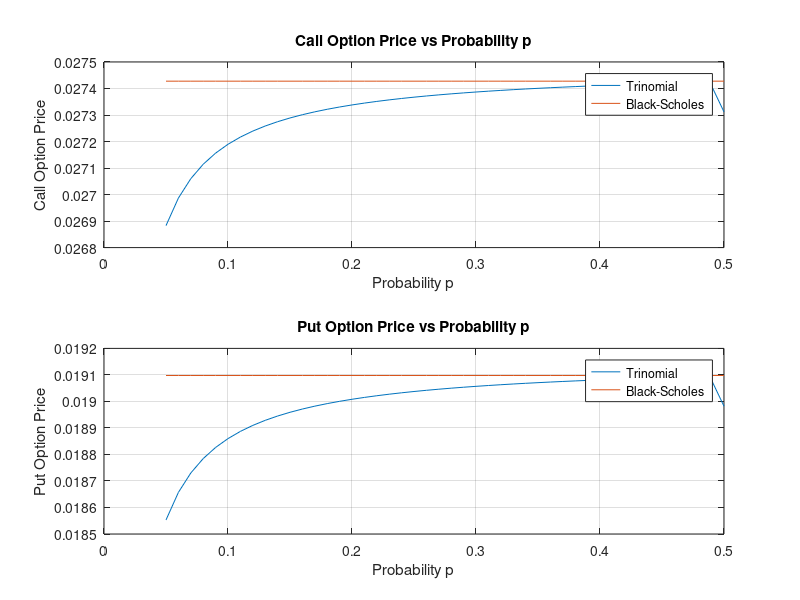
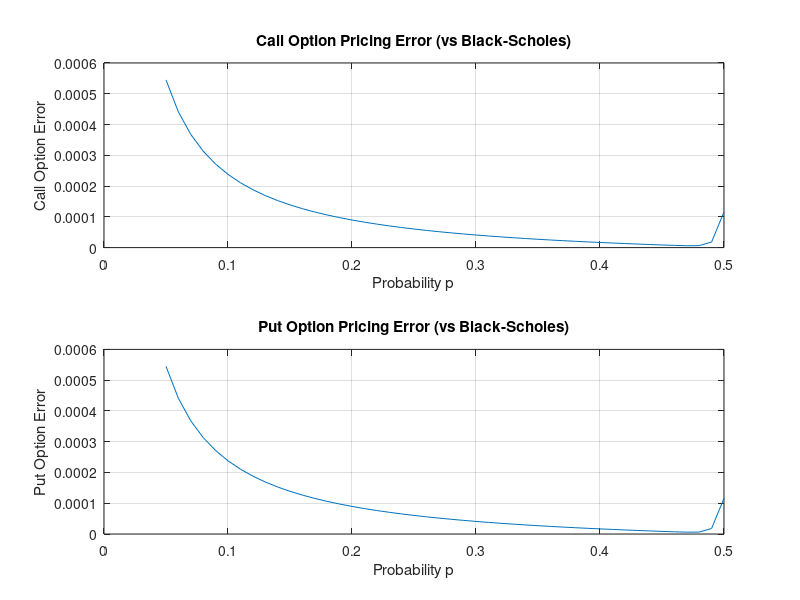

Write MATLAB code to recreate these figures, in order.
% Main script for trinomial model option pricing
function trinomial_option_pricing()
    % Parameters
    N = 50;          % Number of steps
    T = 1/12;        % Time to expiration (1 month)
    h = T/N;         % Time step size
    S0 = 10;         % Initial stock price
    K = 10;          % Strike price
    r = 0.01;        % Risk-free rate
    sigma = 0.02;    % Volatility
    
    % Define payoff functions for call and put
    call_payoff = @(x) max(x - K, 0);
    put_payoff = @(x) max(K - x, 0);
    
    % Probability range to test
    p_values = 0.05:0.01:0.5;
    
    % Initialize arrays for results
    call_prices = zeros(size(p_values));
    put_prices = zeros(size(p_values));
    bs_call = zeros(size(p_values));
    bs_put = zeros(size(p_values));
    errors_call = zeros(size(p_values));
    errors_put = zeros(size(p_values));
    
    % Calculate Black-Scholes prices (constant for all p)
    [bs_call_price, bs_put_price] = blsprice(S0, K, r, T, sigma);
    
    for i = 1:length(p_values)
        p = p_values(i);
        
        % Calculate u parameter
        u = sigma * sqrt(h / (2 * p));
        
        % Generate stock price tree
        S = StockPricesNew(S0, N, u);
        
        % Calculate option prices
        call_price = OptionPricesNew(S, call_payoff, r, p, h, u);
        put_price = OptionPricesNew(S, put_payoff, r, p, h, u);
        
        % Store results
        call_prices(i) = call_price;
        put_prices(i) = put_price;
        bs_call(i) = bs_call_price;
        bs_put(i) = bs_put_price;
        errors_call(i) = abs(call_price - bs_call_price);
        errors_put(i) = abs(put_price - bs_put_price);
    end
    
    % Display results
    fprintf('Trinomial Model Option Pricing Results:\n');
    fprintf('S0 = %.2f, K = %.2f, r = %.3f, sigma = %.3f, T = %.3f\n\n', S0, K, r, sigma, T);
    
    fprintf('Black-Scholes Prices:\n');
    fprintf('Call: %.6f, Put: %.6f\n\n', bs_call_price, bs_put_price);
    
    fprintf('Trinomial Prices for different p values:\n');
    fprintf(' p\t\tCall\t\tPut\t\tCall Error\tPut Error\n');
    fprintf('------------------------------------------------------------\n');
    for i = 1:length(p_values)
        fprintf('%.2f\t%.6f\t%.6f\t%.6f\t%.6f\n', ...
                p_values(i), call_prices(i), put_prices(i), ...
                errors_call(i), errors_put(i));
    end
    
    % Plot results
    figure;
    subplot(2,1,1);
    plot(p_values, call_prices);
    hold on;
    plot(p_values, bs_call);
    xlabel('Probability p');
    ylabel('Call Option Price');
    legend('Trinomial', 'Black-Scholes');
    title('Call Option Price vs Probability p');
    grid on;
    
    subplot(2,1,2);
    plot(p_values, put_prices);
    hold on;
    plot(p_values, bs_put);
    xlabel('Probability p');
    ylabel('Put Option Price');
    legend('Trinomial', 'Black-Scholes');
    title('Put Option Price vs Probability p');
    grid on;
    
    figure;
    subplot(2,1,1);
    plot(p_values, errors_call);
    xlabel('Probability p');
    ylabel('Call Option Error');
    title('Call Option Pricing Error (vs Black-Scholes)');
    grid on;
    
    subplot(2,1,2);
    plot(p_values, errors_put);
    xlabel('Probability p');
    ylabel('Put Option Error');
    title('Put Option Pricing Error (vs Black-Scholes)');
    grid on;
end

% Stock price tree generation
function S = StockPricesNew(S0, N, u)
    S = zeros(2*N+1, N+1);
    S(N+1, 1) = S0;
    
    for j = 1:N
        % Copy previous column
        S(:, j+1) = S(:, j);
        
        % Fill upward moves
        for i = 1:N
            if N+1-i >= 1
                S(N+1-i, j+1) = S(N+2-i, j) * exp(u);
            end
        end
        
        % Fill downward moves
        for i = 1:N
            if N+1+i <= size(S, 1)
                S(N+1+i, j+1) = S(N+i, j) * exp(-u);
            end
        end
    end
end

% Option pricing using trinomial model
function option_price = OptionPricesNew(S, payoff_func, r, p, h, u)
    M = size(S, 1);
    N = size(S, 2);
    
    P = zeros(M, N);
    
    % Calculate risk-neutral probabilities
    q0 = 1 - 2 * p;
    qu = (exp(r*h) - exp(-u)) / (exp(u) - exp(-u)) - ...
          q0 * (1 - exp(-u)) / (exp(u) - exp(-u));
    qd = (exp(u) - exp(r*h)) / (exp(u) - exp(-u)) - ...
          q0 * (exp(u) - 1) / (exp(u) - exp(-u));
    
    % Terminal payoff
    terminal_prices = S(:, N);
    P(:, N) = payoff_func(terminal_prices);
    
    % Backward induction
    for j = N-1:-1:1
        for i = (N-j+1):(M-(N-j))
            if i > 1 && i < M
                P(i, j) = exp(-r*h) * (qu * P(i-1, j+1) + ...
                                      q0 * P(i, j+1) + ...
                                      qd * P(i+1, j+1));
            end
        end
    end
    
    % The option price is at the root of the tree
    option_price = P(ceil(M/2), 1);
end